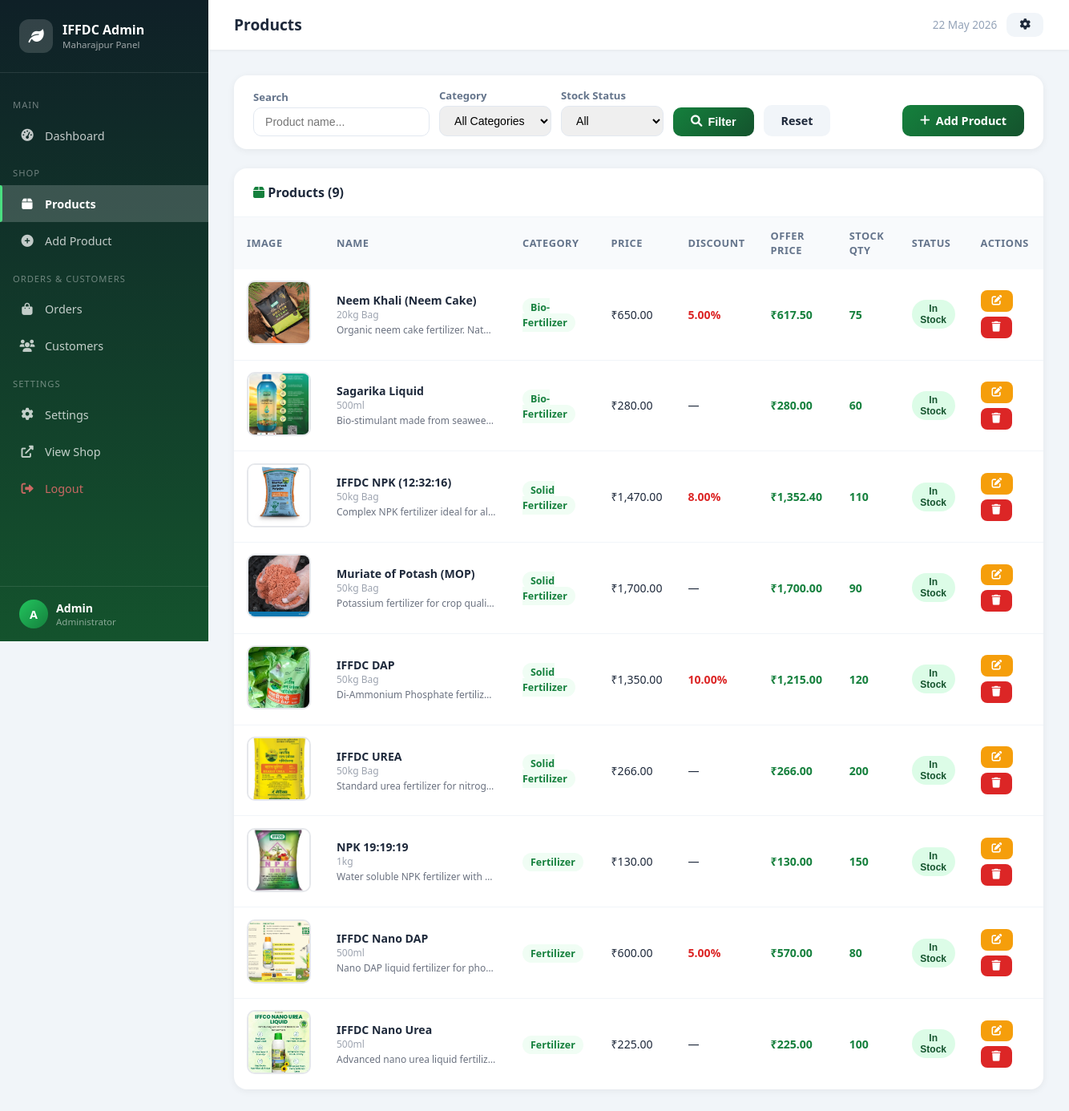
Screenshot of /admin/products.php (signed in) with the database file from the repository.
### tables this page shows
CREATE TABLE IF NOT EXISTS `products` (
  `id`            INT AUTO_INCREMENT PRIMARY KEY,
  `category_id`   INT NOT NULL,
  `name`          VARCHAR(200) NOT NULL,
  `description`   TEXT,
  `unit`          VARCHAR(50) NOT NULL DEFAULT '1 pc',
  `price`         DECIMAL(10,2) NOT NULL DEFAULT 0.00,
  `discount`      DECIMAL(5,2) NOT NULL DEFAULT 0.00,
  `offer_price`   DECIMAL(10,2) GENERATED ALWAYS AS (ROUND(price - (price * discount / 100), 2)) STORED,
  `stock_qty`     INT NOT NULL DEFAULT 0,
  `stock_status`  ENUM('in_stock','out_of_stock') DEFAULT 'in_stock',
  `image`         VARCHAR(255) DEFAULT 'default.jpg',
  `is_active`     TINYINT(1) DEFAULT 1,
  `created_at`    TIMESTAMP DEFAULT CURRENT_TIMESTAMP,
  `updated_at`    TIMESTAMP DEFAULT CURRENT_TIMESTAMP ON UPDATE CURRENT_TIMESTAMP,
  FOREIGN KEY (`category_id`) REFERENCES `categories`(`id`) ON DELETE RESTRICT
);

CREATE TABLE IF NOT EXISTS `categories` (
  `id`         INT AUTO_INCREMENT PRIMARY KEY,
  `name`       VARCHAR(100) NOT NULL UNIQUE,
  `created_at` TIMESTAMP DEFAULT CURRENT_TIMESTAMP
);

### config/db.php (called while the page is built, shortened)
<?php
function getSiteSetting($conn, $key) {
    $stmt = $conn->prepare("SELECT setting_value FROM website_settings WHERE setting_key = ?");
    $stmt->bind_param("s", $key);
    $stmt->execute();
    $result = $stmt->get_result();
    if ($row = $result->fetch_assoc()) {
        return $row['setting_value'];
    }
    return null;
}
?>

### admin/products.php (the view, shortened to what this page needs)
<?php
$pageTitle = 'Products';
require_once 'includes/layout.php';
$search       = trim($_GET['q'] ?? '');
$where = ['p.is_active=1'];
$whereSQL = implode(' AND ', $where);
$sql = "SELECT p.*, c.name AS cat_name FROM products p JOIN categories c ON c.id=p.category_id WHERE $whereSQL ORDER BY p.id DESC";
$stmt = $conn->prepare($sql);
$stmt->execute();
$products = $stmt->get_result()->fetch_all(MYSQLI_ASSOC);
$lowStock = intval(getSiteSetting($conn,'low_stock_alert') ?? 10);
?>
<div class="card-box" style="margin-bottom:1.5rem;">
  <div style="padding:1rem 1.5rem;">
    <form method="GET" style="display:flex;gap:12px;flex-wrap:wrap;align-items:flex-end;">
      <div>
        <label style="font-size:.82rem;font-weight:600;color:#64748b;display:block;margin-bottom:4px;">Search</label>
        <input type="text" name="q" placeholder="Product name..." value="<?php echo htmlspecialchars($search);?>" style="padding:9px 14px;border:1.5px solid #e2e8f0;border-radius:10px;outline:none;font-size:.88rem;width:220px;">
      </div>
      <div>
        <label style="font-size:.82rem;font-weight:600;color:#64748b;display:block;margin-bottom:4px;">Category</label>
        <select name="cat" style="padding:9px 14px;border:1.5px solid #e2e8f0;border-radius:10px;outline:none;font-size:.88rem;">
          <option value="">All Categories</option>
        </select>
      </div>
      <div>
        <label style="font-size:.82rem;font-weight:600;color:#64748b;display:block;margin-bottom:4px;">Stock Status</label>
        <select name="status" style="padding:9px 14px;border:1.5px solid #e2e8f0;border-radius:10px;outline:none;font-size:.88rem;">
          <option value="">All</option>
        </select>
      </div>
      <button type="submit" class="btn btn-primary"><i class="fas fa-search"></i> Filter</button>
      <a href="products.php" class="btn" style="background:#f1f5f9;color:#1e293b;">Reset</a>
      <a href="add-product.php" class="btn btn-primary" style="margin-left:auto;"><i class="fas fa-plus"></i> Add Product</a>
    </form>
  </div>
</div>
<div class="card-box">
  <div class="card-box-header">
    <h3><i class="fas fa-box" style="color:#15803d;"></i> Products (<?php echo count($products);?>)</h3>
  </div>
  <div style="overflow-x:auto;">
    <table>
      <thead><tr><th>Image</th><th>Name</th><th>Category</th><th>Price</th><th>Discount</th><th>Offer Price</th><th>Stock Qty</th><th>Status</th><th>Actions</th></tr></thead>
      <tbody>
      <?php if(empty($products)):?>
        <tr><td colspan="9" style="text-align:center;padding:3rem;color:#9ca3af;">No products found.</td></tr>
      <?php else: foreach($products as $p):
        $isLow = $p['stock_qty'] <= $lowStock;
      ?>
        <tr>
          <td><img src="<?php echo (strpos($p['image'], 'prod_') === 0 ? '../uploads/' : '../images/') . htmlspecialchars($p['image']);?>" class="img-preview" onerror="this.src='https://placehold.co/80x80/dcfce7/15803d?text=IMG'"></td>
          <td>
            <div style="font-weight:600;font-size:.88rem;"><?php echo htmlspecialchars($p['name']);?></div>
            <div style="font-size:.75rem;color:#9ca3af;"><?php echo htmlspecialchars($p['unit']);?></div>
            <?php if(!empty($p['description'])): ?>
              <div style="font-size:.75rem;color:#6b7280;margin-top:2px;max-width:200px;white-space:nowrap;overflow:hidden;text-overflow:ellipsis;" title="<?php echo htmlspecialchars($p['description']);?>">
                <?php echo htmlspecialchars($p['description']);?>
              </div>
            <?php endif; ?>
          </td>
          <td><span style="background:#f0fdf4;color:#15803d;padding:3px 10px;border-radius:20px;font-size:.78rem;font-weight:600;"><?php echo htmlspecialchars($p['cat_name']);?></span></td>
          <td>₹<?php echo number_format($p['price'],2);?></td>
          <td><?php echo $p['discount']>0?'<span style="color:#dc2626;font-weight:600;">'.$p['discount'].'%</span>':'—';?></td>
          <td style="font-weight:bold;color:#15803d;">₹<?php echo number_format($p['offer_price'],2);?></td>
          <td>
            <span style="color:<?php echo $p['stock_qty']==0?'#dc2626':($isLow?'#f59e0b':'#15803d');?>;font-weight:600;">
              <?php echo $p['stock_qty'];?>
            </span>
          </td>
          <td>
            <form method="POST" style="display:inline;">
              <button type="submit" class="badge <?php echo $p['stock_status']==='in_stock'?'badge-instock':'badge-outofstock';?>" style="border:none;cursor:pointer;" title="Click to toggle">
                <?php echo $p['stock_status']==='in_stock'?'In Stock':'Out of Stock';?>
              </button>
            </form>
          </td>
          <td>
            <div style="display:flex;gap:6px;flex-wrap:wrap;">
              <a href="edit-product.php?id=<?php echo $p['id'];?>" class="btn btn-warning btn-sm"><i class="fas fa-edit"></i></a>
              <form method="POST" onsubmit="return confirm('Delete this product?');" style="display:inline;">
                <button type="submit" class="btn btn-danger btn-sm"><i class="fas fa-trash"></i></button>
              </form>
            </div>
          </td>
        </tr>
      <?php endforeach; endif;?>
      </tbody>
    </table>
  </div>
</div>
</div></div></body></html>

### admin/includes/layout.php (shortened to what this page needs)
<?php
require_once __DIR__ . '/../../config/db.php';
$currentPage = basename($_SERVER['PHP_SELF'], '.php');
$adminName   = htmlspecialchars($_SESSION['admin_name'] ?? 'Admin');
?><!DOCTYPE html>
<html lang="en">
<head>
<link rel="stylesheet" href="https://cdnjs.cloudflare.com/ajax/libs/font-awesome/6.0.0/css/all.min.css">
<link rel="stylesheet" href="https://cdn.jsdelivr.net/npm/chart.js@4.4.0/dist/chart.min.js">
</head>
<body>
<div class="sidebar" id="sidebar">
  <div class="sidebar-logo">
    <div class="icon"><i class="fas fa-leaf"></i></div>
    <div><h2>IFFDC Admin</h2><p>Maharajpur Panel</p></div>
  </div>
  <nav class="sidebar-nav">
    <div class="nav-section">Main</div>
    <a href="dashboard.php" class="nav-item <?php echo $currentPage==='dashboard'?'active':'';?>"><i class="fas fa-tachometer-alt"></i><span>Dashboard</span></a>
    <div class="nav-section">Shop</div>
    <a href="products.php"  class="nav-item <?php echo $currentPage==='products'?'active':'';?>"><i class="fas fa-box"></i><span>Products</span></a>
    <a href="add-product.php" class="nav-item <?php echo $currentPage==='add-product'?'active':'';?>"><i class="fas fa-plus-circle"></i><span>Add Product</span></a>
    <div class="nav-section">Orders & Customers</div>
    <a href="orders.php"    class="nav-item <?php echo $currentPage==='orders'?'active':'';?>"><i class="fas fa-shopping-bag"></i><span>Orders</span></a>
    <a href="customers.php" class="nav-item <?php echo $currentPage==='customers'?'active':'';?>"><i class="fas fa-users"></i><span>Customers</span></a>
    <div class="nav-section">Settings</div>
    <a href="settings.php"  class="nav-item <?php echo $currentPage==='settings'?'active':'';?>"><i class="fas fa-cog"></i><span>Settings</span></a>
    <a href="../index.php"  class="nav-item" target="_blank"><i class="fas fa-external-link-alt"></i><span>View Shop</span></a>
    <a href="logout.php"    class="nav-item" style="color:rgba(248,113,113,.8);"><i class="fas fa-sign-out-alt"></i><span>Logout</span></a>
  </nav>
  <div class="sidebar-footer">
    <div class="admin-info">
      <div class="admin-avatar"><?php echo strtoupper(substr($adminName,0,1));?></div>
      <div><div class="admin-name"><?php echo $adminName;?></div><div class="admin-role">Administrator</div></div>
    </div>
  </div>
</div>
<div class="main-content">
  <div class="topbar">
    <div style="display:flex;align-items:center;gap:12px;">
      <h1><?php echo $pageTitle ?? 'Dashboard';?></h1>
    </div>
    <div class="topbar-actions">
      <span style="font-size:.85rem;color:#94a3b8;"><?php echo date('d M Y');?></span>
      <a href="settings.php" class="topbar-btn" style="background:#f1f5f9;color:#1e293b;"><i class="fas fa-cog"></i></a>
    </div>
  </div>
  <div class="page-content">

### admin/includes/layout.php (style rules this page uses)
* { margin:0;padding:0;box-sizing:border-box; }
body { font-family:'Segoe UI',Tahoma,Geneva,Verdana,sans-serif;background:#f1f5f9;color:#1e293b;display:flex;min-height:100vh; }
.sidebar { width:260px;min-height:100vh;background:linear-gradient(180deg,#0f2027 0%,#14532d 100%);position:fixed;top:0;left:0;z-index:100;display:flex;flex-direction:column;transition:.3s; }
.sidebar-logo { padding:1.5rem;border-bottom:1px solid rgba(255,255,255,.1);display:flex;align-items:center;gap:12px; }
.sidebar-logo .icon { width:42px;height:42px;background:rgba(255,255,255,.15);border-radius:12px;display:flex;align-items:center;justify-content:center;font-size:1.2rem;color:white; }
.sidebar-logo h2 { color:white;font-size:1rem;line-height:1.3; }
.sidebar-logo p { color:rgba(255,255,255,.6);font-size:.72rem; }
.sidebar-nav { flex:1;padding:1rem 0;overflow-y:auto; }
.nav-section { padding:.5rem 1rem;font-size:.7rem;color:rgba(255,255,255,.4);text-transform:uppercase;letter-spacing:1px;margin-top:.5rem; }
.nav-item { display:flex;align-items:center;gap:12px;padding:.85rem 1.5rem;color:rgba(255,255,255,.75);text-decoration:none;transition:.2s;font-size:.9rem;position:relative; }
.nav-item.active { background:rgba(255,255,255,.18);color:white;font-weight:600; }
.nav-item.active::before { content:'';position:absolute;left:0;top:0;bottom:0;width:3px;background:#4ade80;border-radius:0 3px 3px 0; }
.nav-item i { width:20px;text-align:center;font-size:.95rem; }
.sidebar-footer { padding:1rem 1.5rem;border-top:1px solid rgba(255,255,255,.1); }
.admin-info { display:flex;align-items:center;gap:10px; }
.admin-avatar { width:36px;height:36px;background:linear-gradient(135deg,#22c55e,#15803d);border-radius:50%;display:flex;align-items:center;justify-content:center;font-size:.9rem;font-weight:bold;color:white; }
.admin-name { color:white;font-size:.88rem;font-weight:600; }
.admin-role { color:rgba(255,255,255,.5);font-size:.72rem; }
.main-content { margin-left:260px;flex:1;min-height:100vh;display:flex;flex-direction:column; }
.topbar { background:white;padding:1rem 2rem;display:flex;justify-content:space-between;align-items:center;box-shadow:0 1px 4px rgba(0,0,0,.06);position:sticky;top:0;z-index:50; }
.topbar h1 { font-size:1.2rem;color:#1e293b; }
.topbar-actions { display:flex;align-items:center;gap:12px; }
.topbar-btn { padding:8px 16px;border-radius:10px;border:none;cursor:pointer;font-weight:600;font-size:.85rem;display:flex;align-items:center;gap:6px;text-decoration:none;transition:.2s; }
.page-content { padding:2rem;flex:1; }
.card-box { background:white;border-radius:16px;box-shadow:0 2px 10px rgba(0,0,0,.06);overflow:hidden;margin-bottom:1.5rem; }
.card-box-header { padding:1.2rem 1.5rem;display:flex;justify-content:space-between;align-items:center;border-bottom:1px solid #f1f5f9; }
.card-box-header h3 { font-size:1rem;color:#1e293b; }
table { width:100%;border-collapse:collapse; }
th { background:#f8fafc;padding:.9rem 1rem;text-align:left;font-size:.8rem;color:#64748b;font-weight:600;text-transform:uppercase;letter-spacing:.5px; }
td { padding:.9rem 1rem;border-bottom:1px solid #f1f5f9;font-size:.88rem;vertical-align:middle; }
tr:last-child td { border-bottom:none; }
.badge { display:inline-flex;align-items:center;gap:4px;padding:4px 10px;border-radius:20px;font-size:.75rem;font-weight:600;text-transform:capitalize; }
.badge-instock { background:#dcfce7;color:#14532d; }
.btn { padding:10px 22px;border:none;border-radius:10px;font-weight:600;font-size:.9rem;cursor:pointer;transition:.2s;display:inline-flex;align-items:center;gap:7px;text-decoration:none; }
.btn-primary { background:linear-gradient(135deg,#15803d,#14532d);color:white; }
.btn-danger { background:#dc2626;color:white; }
.btn-warning { background:#f59e0b;color:white; }
.btn-sm { padding:7px 14px;font-size:.8rem;border-radius:8px; }
.img-preview { width:80px;height:80px;object-fit:cover;border-radius:10px;border:2px solid #e5e7eb; }

### rows the page displays
products: image (picture), name "Neem Khali (Neem Cake)", unit "20kg Bag", description "Organic neem cake fertilizer. Nat…", category.name "Bio-Fertilizer", price "650.00", discount "5.00", offer_price "617.50", stock_qty "75", stock_status "In Stock"
products: image (picture), name "Sagarika Liquid", unit "500ml", description "Bio-stimulant made from seawee…", category.name "Bio-Fertilizer", price "280.00", offer_price "280.00", stock_qty "60", stock_status "In Stock"
products: image (picture), name "IFFDC NPK (12:32:16)", unit "50kg Bag", description "Complex NPK fertilizer ideal for al…", category.name "Solid Fertilizer", price "1,470.00", discount "8.00", offer_price "1,352.40", stock_qty "110", stock_status "In Stock"
products: image (picture), name "Muriate of Potash (MOP)", unit "50kg Bag", description "Potassium fertilizer for crop quali…", category.name "Solid Fertilizer", price "1,700.00", offer_price "1,700.00", stock_qty "90", stock_status "In Stock"
products: image (picture), name "IFFDC DAP", unit "50kg Bag", description "Di-Ammonium Phosphate fertiliz…", category.name "Solid Fertilizer", price "1,350.00", discount "10.00", offer_price "1,215.00", stock_qty "120", stock_status "In Stock"
products: image (picture), name "IFFDC UREA", unit "50kg Bag", description "Standard urea fertilizer for nitrog…", category.name "Solid Fertilizer", price "266.00", offer_price "266.00", stock_qty "200", stock_status "In Stock"
products: image (picture), name "NPK 19:19:19", unit "1kg", description "Water soluble NPK fertilizer with…", category.name "Fertilizer", price "130.00", offer_price "130.00", stock_qty "150", stock_status "In Stock"
products: image (picture), name "IFFDC Nano DAP", unit "500ml", description "Nano DAP liquid fertilizer for pho…", category.name "Fertilizer", price "600.00", discount "5.00", offer_price "570.00", stock_qty "80", stock_status "In Stock"
products: image (picture), name "IFFDC Nano Urea", unit "500ml", description "Advanced nano urea liquid fertiliz…", category.name "Fertilizer", price "225.00", offer_price "225.00", stock_qty "100", stock_status "In Stock"

### other values shown
substr($adminName,0,1) "A"
$adminName "Admin"
$pageTitle "Products"
count($products) "9"
